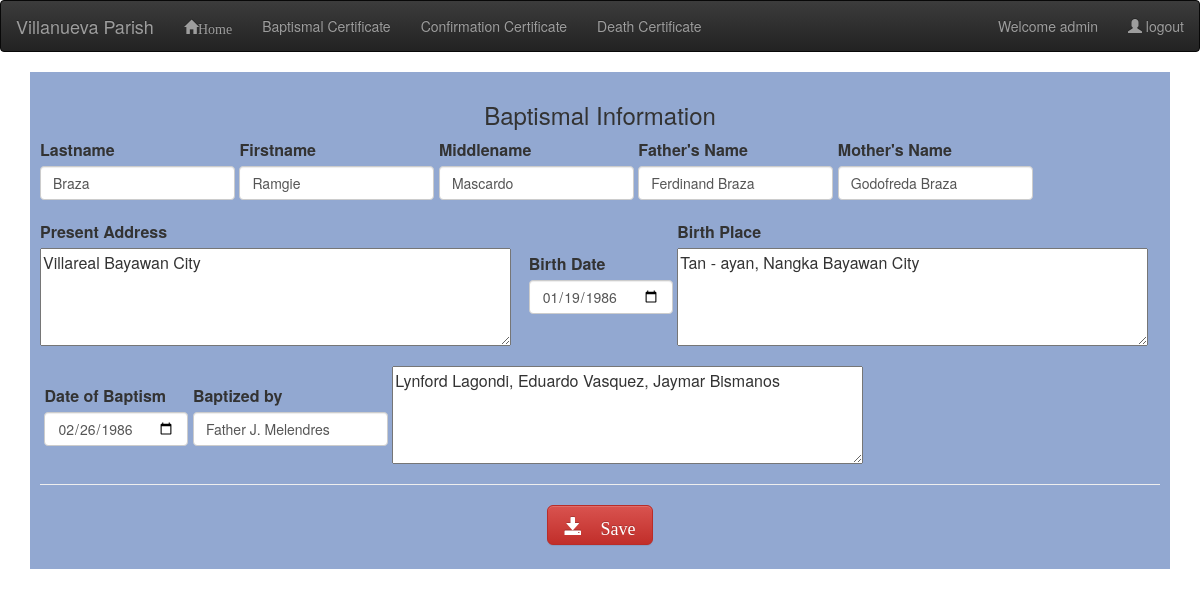
/production/edit_baptismal.php?id=16 (signed in), run on the app's committed database.
### tables this page shows
CREATE TABLE `certificates` (
  `id` int(10) NOT NULL,
  `series_of` varchar(255) NOT NULL,
  `number` int(10) NOT NULL,
  `lastname` varchar(255) NOT NULL,
  `firstname` varchar(255) NOT NULL,
  `middlename` varchar(255) NOT NULL,
  `name_of_father` text NOT NULL,
  `name_of_mother` text NOT NULL,
  `present_address` text NOT NULL,
  `date_of_birth` date NOT NULL,
  `place_of_birth` text NOT NULL,
  `date_of_baptism` date NOT NULL,
  `baptized_by` text NOT NULL,
  `sponsors` text NOT NULL,
  `type` varchar(255) NOT NULL,
  `created_at` timestamp NOT NULL DEFAULT CURRENT_TIMESTAMP
);

### class/DbFunctions.php (called while the page is built, shortened)
<?php
class DbFunctions{
    private $conn;
    function __construct()
    {
        require_once 'DbConfig.php';
        $database = new DbConfig();
        $this->conn = $database->DB_CONNECT();
    }
    public function get_single_baptismal_certificate($id){
        $SQL = "SELECT * FROM certificates WHERE id = ?";
        $stmt = $this->conn->prepare($SQL);
        $stmt->execute(array($id));
        $RESULT = $stmt->fetch();
        return $RESULT;
    }
}

### class/DbConfig.php (called while the page is built, shortened)
<?php
class DbConfig{
    function DB_CONNECT(){
        $this->conn = new PDO("mysql:host=localhost;dbname=villanueva_parish","root","");
        return $this->conn;
    }
}

### production/edit_baptismal.php (the view, shortened to what this page needs)
<?php
  require_once 'header.php';
    $id = intval($_GET["id"]);
   require_once '../class/DbFunctions.php';
   $database = new DbFunctions();
   $get_single_bap_cert = $database->get_single_baptismal_certificate($id);
   $lastname = $get_single_bap_cert["lastname"];
   $firstname = $get_single_bap_cert["firstname"];
   $middlename = $get_single_bap_cert["middlename"];
   $name_of_father = $get_single_bap_cert["name_of_father"];
   $name_of_mother = $get_single_bap_cert["name_of_mother"];
   $present_address = $get_single_bap_cert["present_address"];
   $date_of_birth = $get_single_bap_cert["date_of_birth"];
   $place_of_birth = $get_single_bap_cert["place_of_birth"];
   $date_of_baptism = $get_single_bap_cert["date_of_baptism"];
   $baptized_by = $get_single_bap_cert["baptized_by"];
   $sponsors = $get_single_bap_cert["sponsors"];
?>
<html>
    <head>
    </head>
    <div class="container">
        <div id="body">
        <h3 align="center">
        Baptismal Information
        </h3>
        <form method="POST">
            <table>
                <tr>
                    <td><label>Lastname</label><input class="form-control" type="text" name="lastname" id="lastname" value="<?php echo $lastname ?>"></td>
                    <td>&nbsp;</td>
                    <td><label>Firstname</label><input class="form-control" type="text" name="firstname" id="firstname" value="<?php echo $firstname ?>"></td>
                    <td>&nbsp;</td>
                    <td><label>Middlename</label><input class="form-control" type="text" name="middlename" id="middlename" value="<?php echo $middlename ?>"></td>
                    <td>&nbsp;</td>
                    <td><label>Father's Name</label><input class="form-control" type="text" name="name_of_father" id="name_of_father" value="<?php echo $name_of_father ?>"></td>
                    <td>&nbsp;</td>
                    <td><label>Mother's Name</label><input class="form-control" type="text" name="name_of_mother" id="name_of_mother" value="<?php echo $name_of_mother ?>"></td>
                </tr>
            </table>
            <br>
            <table>
                <tr>
                    <td><label>Present Address</label><textarea name="present_address" id="present_address" rows="4" cols="50"><?php echo $present_address ?></textarea></td>
                    <td><label>Birth Date</label><input class="form-control" type="date" name="dob" id="dob" value="<?php echo $date_of_birth ?>"></td>
                    <td>&nbsp;</td>
                    <td><label>Birth Place</label><textarea name="place_of_birth" id="place_of_birth" rows="4" cols="50"><?php echo $place_of_birth ?></textarea></td>
                </tr>
            </table>
            <br>
            <table>
                <tr>
                <td>&nbsp;</td>
                    <td><label>Date of Baptism</label><input class="form-control" type="date" name="date_of_baptism" id="date_of_baptism" value="<?php echo $date_of_baptism ?>"></td>
                    <td>&nbsp;</td>
                    <td><label>Baptized by</label><input class="form-control" type="text" name="baptized_by" id="baptized_by" value="<?php echo $baptized_by ?>"></td>
                    <td>&nbsp;</td>
                    <td><textarea name="sponsors" id="sponsors" rows="4" cols="50" placeholder="Sponsors"><?php echo $sponsors ?></textarea></td>
                </tr>
            </table>
            <hr>
            <div align="center">
            <button class="btn btn-danger btn-lg"  name="update"> <span class="glyphicon glyphicon-save"> Save</button>
            </div>
        </form>
        </div>
    </div>
</html>

### production/edit_baptismal.php (style rules this page uses)
#body { background-color: #92a8d1; padding: 10px; }

### data on the page
certificates: lastname "Braza", firstname "Ramgie", middlename "Mascardo", name_of_father "Ferdinand Braza", name_of_mother "Godofreda Braza", present_address "Villareal Bayawan City", dob "01/19/1986", place_of_birth "Tan - ayan, Nangka Bayawan City", date_of_baptism "02/26/1986", baptized_by "Father J. Melendres", sponsors "Lynford Lagondi, Eduardo Vasquez, Jaymar Bismanos"

### other printed values
$_SESSION["email"] "admin"
